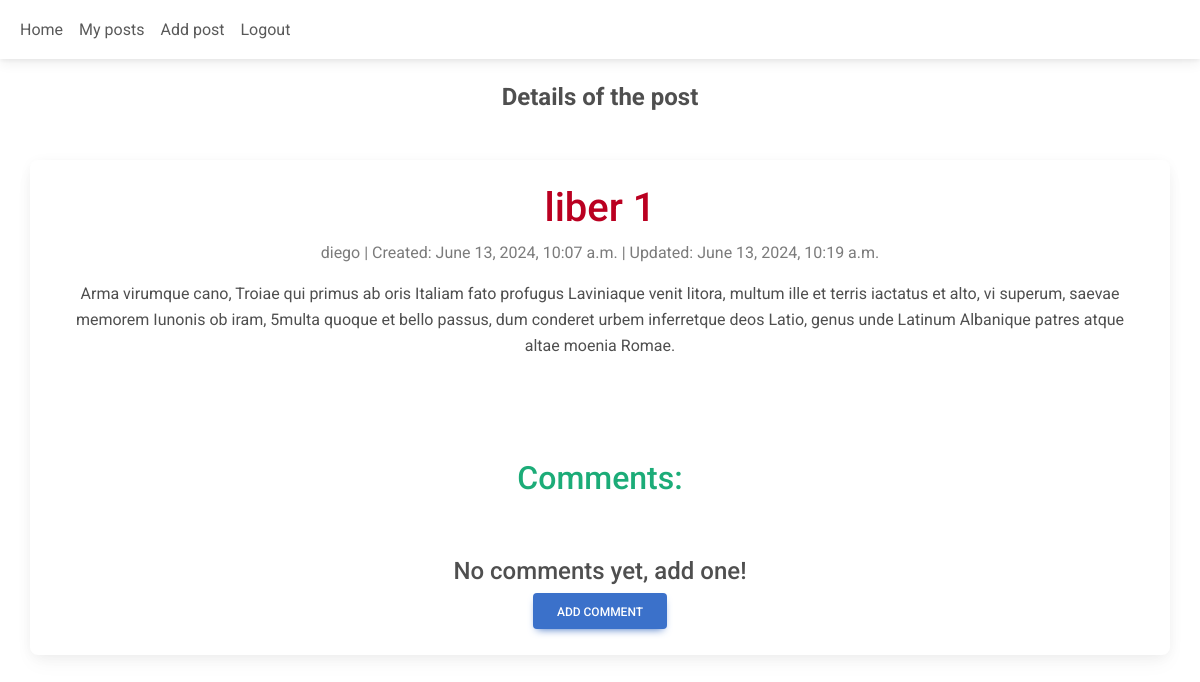
The app's page /Aeneis/liber-1/ (signed in), older data.
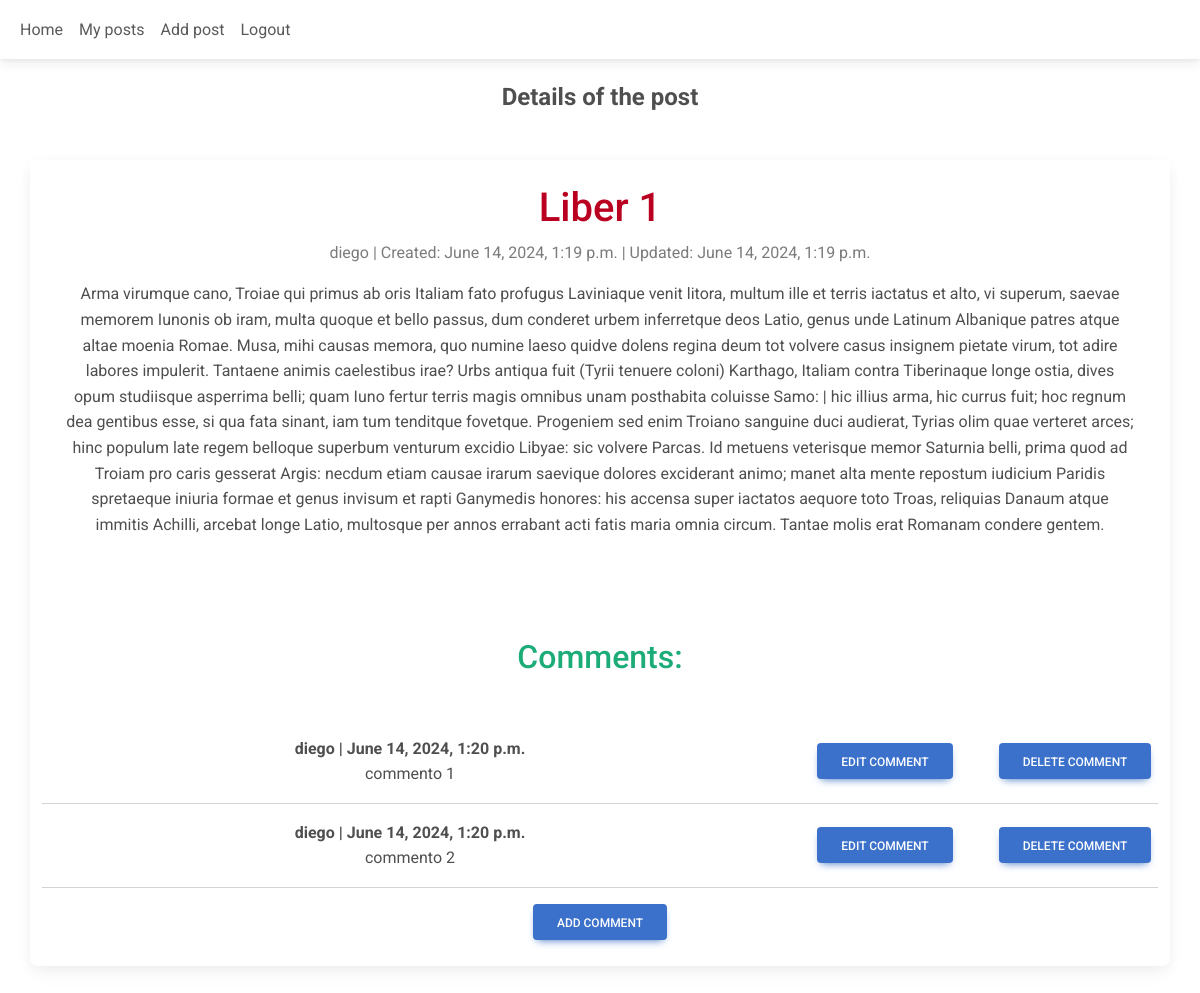
The same page, newer data.
### App/models.py (models this page shows, shortened)
class Post(models.Model):
    title = models.CharField(max_length=200)
    slug = models.SlugField(max_length=200)
    author = models.ForeignKey(User, on_delete=models.CASCADE, related_name="user_blog_posts")
    blog = models.ForeignKey(Blog, on_delete=models.CASCADE, related_name="blog_posts")
    created_on = models.DateTimeField(auto_now_add=True)
    updated_on = models.DateTimeField(auto_now=True)
    content = models.TextField()
    status = models.IntegerField(choices=STATUS, default=0)
    class Meta:
        constraints = [
            models.UniqueConstraint(fields=['blog', 'title'], name='unique_title_per_blog',
                                    violation_error_message="Title already used in this blog."),
            models.UniqueConstraint(fields=['blog', 'slug'], name='unique_slug_per_blog',
                                    violation_error_message="Slug already used in this blog."),
        ]

class Comment(models.Model):
    author = models.ForeignKey(User, on_delete=models.CASCADE, related_name="user_comments")
    post = models.ForeignKey(Post, on_delete=models.CASCADE, related_name="post_comments")
    created_on = models.DateTimeField(auto_now_add=True)
    updated_on = models.DateTimeField(auto_now=True)
    content = models.TextField()
    class Meta:
        ordering = ['-created_on']

### App/views.py (the view)
# urls.py: path('<str:blog_name>/<slug:slug>/', views.postDetails, name='post_details'),
def postDetails(request, blog_name, slug):
    blog = get_object_or_404(Blog, name=blog_name)
    post = get_object_or_404(Post, slug=slug, blog=blog)
    return render(request, 'post_detail.html', {"blog": blog, "post": post})

### App/templates/post_detail.html (shortened to what this page needs)
{% extends "base.html" %}
{% block content-management %}
  <li class="nav-item">
    <a class="nav-link" href="{% url 'my_posts' blog.name user.username %}" target="_self">My posts</a>
  </li>
<li class="nav-item">
  <a class="nav-link" href="{% url 'add_post' blog.name %}" target="_self">Add post</a>
</li>
{% endblock %}
{% block title %} Details of the post {% endblock %}
{% block content %}
<div class="row">
  <div class="col-12 card">
    <div class="card-body">
      <h1 style="color:#BA0021">{{ post.title }}</h1>
      <p class=" text-muted">{{ post.author }} | Created: {{ post.created_on }} | Updated: {{post.updated_on }}</p>
      <p class="card-text">{{ post.content }}</p>
    </div>
    <br/><br/><br/>
    <h2 style="color: #1CAC78">Comments:</h2>
    <br/><br/>
    {% if not post.post_comments.all %}
      <h4>No comments yet, add one!</h4>
    {% else %}
      {% for comment in post.post_comments.all %}
        <article class="row row-cols-3 align-items-center" style="display:flex;">
          <div class="col col-8">
            <div><strong>{{ comment.author }} | {{ comment.updated_on }}</strong></div>
            <div>{{ comment.content }}</div>
          </div>
          {% if user.is_authenticated and comment.author == user %}
            <div class="col col-2">
              <a href="{% url 'edit_comment' blog.name post.slug comment.pk %}">
                <button class="btn btn-primary rounded" type="button">Edit comment</button>
              </a>
            </div>
            <div class="col col-2">
              <a href="{% url 'delete_comment' blog.name post.slug comment.pk %}">
                <button class="btn btn-primary rounded" type="button">Delete comment</button>
              </a>
            </div>
          {% endif %}
        </article>
        <hr>
      {% endfor %}
    {% endif %}
    {% if user.is_authenticated %}
      <a href="{% url 'add_comment' blog.name post.slug %}">
        <button class="btn btn-primary rounded" type="button">Add comment</button>
      </a>
    {% endif %}
    <br/>
  </div>
</div>
{% endblock content %}

Row changes from the older to the newer data that the page shows:
changed Post "diego": title "liber 1" → "Liber 1"; created_on "June 13, 2024, 10:07 a.m." → "June 14, 2024, 1:19 p.m."; updated_on "June 13, 2024, 10:19 a.m." → "June 14, 2024, 1:19 p.m."; content "…memorem Iunonis ob iram, 5multa quoque et bello passus, dum conderet urbem inferretque deos Latio, genus unde Latinum Albanique patres atque altae moenia Romae." → "…memorem Iunonis ob iram, multa quoque et bello passus, dum conderet urbem inferretque deos Latio, genus unde Latinum Albanique patres atque altae moenia Romae. Musa, mihi causas memora, quo numine laeso quidve dolens regina deum tot volvere casus insignem pietate virum, tot adire labores impulerit. Tantaene animis caelestibus irae? Urbs antiqua fuit (Tyrii tenuere coloni) Karthago, Italiam contra Tiberinaque longe ostia, dives opum studiisque asperrima belli; quam Iuno fertur terris magis omnibus unam posthabita coluisse Samo: | hic illius arma, hic currus fuit; hoc regnum dea gentibus esse, si qua fata sinant, iam tum tenditque fovetque. Progeniem sed enim Troiano sanguine duci audierat,…"
added Comment: author "diego", updated_on "June 14, 2024, 1:20 p.m.", content "commento 1", shows "EDIT COMMENT"
added Comment: author "diego", updated_on "June 14, 2024, 1:20 p.m.", content "commento 2", shows "EDIT COMMENT"
Text that changed along with them:
text no longer shown: "No comments yet, add one!"
